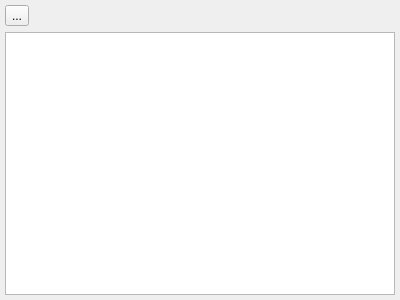
<?xml version="1.0" encoding="UTF-8"?>
<ui version="4.0">
 <class>VMemDump</class>
 <widget class="QWidget" name="VMemDump">
  <property name="geometry">
   <rect>
    <x>0</x>
    <y>0</y>
    <width>400</width>
    <height>300</height>
   </rect>
  </property>
  <property name="windowTitle">
   <string>Form</string>
  </property>
  <layout class="QVBoxLayout" name="verticalLayout">
   <property name="leftMargin">
    <number>5</number>
   </property>
   <property name="topMargin">
    <number>5</number>
   </property>
   <property name="rightMargin">
    <number>5</number>
   </property>
   <property name="bottomMargin">
    <number>5</number>
   </property>
   <item>
    <layout class="QHBoxLayout" name="horizontalLayout_14">
     <item>
      <widget class="QToolButton" name="tbSaveVRam">
       <property name="toolTip">
        <string>Save</string>
       </property>
       <property name="text">
        <string>...</string>
       </property>
       <property name="icon">
        <iconset resource="../../xpeccy.qrc">
         <normaloff>:/images/floppy.png</normaloff>:/images/floppy.png</iconset>
       </property>
      </widget>
     </item>
     <item>
      <spacer name="horizontalSpacer_8">
       <property name="orientation">
        <enum>Qt::Horizontal</enum>
       </property>
       <property name="sizeHint" stdset="0">
        <size>
         <width>40</width>
         <height>20</height>
        </size>
       </property>
      </spacer>
     </item>
    </layout>
   </item>
   <item>
    <widget class="xVMemDump" name="tabVidMem">
     <property name="horizontalScrollBarPolicy">
      <enum>Qt::ScrollBarAlwaysOff</enum>
     </property>
     <property name="alternatingRowColors">
      <bool>true</bool>
     </property>
     <property name="selectionMode">
      <enum>QAbstractItemView::SingleSelection</enum>
     </property>
     <property name="textElideMode">
      <enum>Qt::ElideNone</enum>
     </property>
     <property name="showGrid">
      <bool>false</bool>
     </property>
     <property name="gridStyle">
      <enum>Qt::DotLine</enum>
     </property>
     <attribute name="horizontalHeaderVisible">
      <bool>false</bool>
     </attribute>
     <attribute name="horizontalHeaderDefaultSectionSize">
      <number>30</number>
     </attribute>
     <attribute name="horizontalHeaderStretchLastSection">
      <bool>true</bool>
     </attribute>
     <attribute name="verticalHeaderVisible">
      <bool>false</bool>
     </attribute>
     <attribute name="verticalHeaderDefaultSectionSize">
      <number>21</number>
     </attribute>
    </widget>
   </item>
  </layout>
 </widget>
 <customwidgets>
  <customwidget>
   <class>xVMemDump</class>
   <extends>QTableView</extends>
   <header location="global">stdlib.h</header>
  </customwidget>
 </customwidgets>
 <resources>
  <include location="../../xpeccy.qrc"/>
 </resources>
 <connections/>
</ui>
